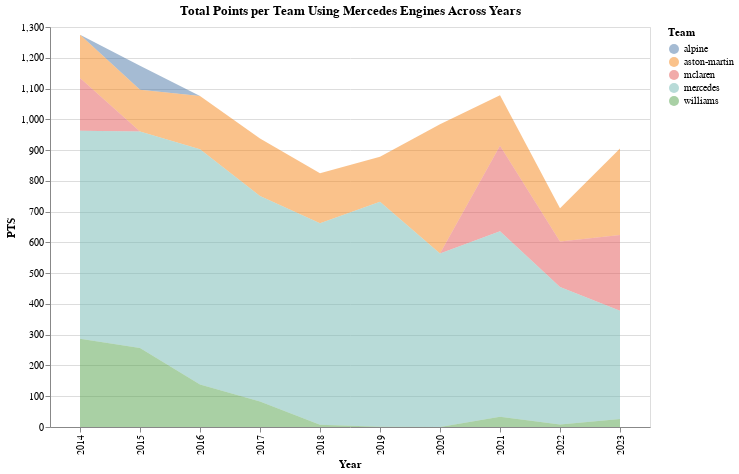

The notebook cell this image was saved under:
### Code cell
points_by_team_year_area_chart = alt.Chart(points_by_team_year).mark_area(opacity=0.5).encode(
    x='Year:O',
    y='PTS:Q',
    color='Team:N',
    tooltip=['Team', 'Year', 'PTS']
).properties(
    title='Total Points per Team Using Mercedes Engines Across Years',
    width=600,
    height=400
)

points_by_team_year_area_chart

### Figure 1 — Vega-Lite specification as saved in the notebook (floating-point values rounded to 4 significant figures)
{"config": {"view": {"continuousWidth": 300, "continuousHeight": 300}}, "data": {"name": "data-8926d17e5a32267532e99d48847940a0"}, "mark": {"type": "area", "opacity": 0.5}, "encoding": {"color": {"field": "Team", "type": "nominal"}, "tooltip": [{"field": "Team", "type": "nominal"}, {"field": "Year", "type": "quantitative"}, {"field": "PTS", "type": "quantitative"}], "x": {"field": "Year", "type": "ordinal"}, "y": {"field": "PTS", "type": "quantitative"}}, "height": 400, "title": "Total Points per Team Using Mercedes Engines Across Years", "width": 600, "$schema": "https://vega.github.io/schema/vega-lite/v5.14.1.json", "datasets": {"data-8926d17e5a32267532e99d48847940a0": [{"Team": "alpine", "Year": 2015, "PTS": 78}, {"Team": "aston-martin", "Year": 2014, "PTS": 141}, {"Team": "aston-martin", "Year": 2015, "PTS": 136}, {"Team": "aston-martin", "Year": 2016, "PTS": 173}, {"Team": "aston-martin", "Year": 2017, "PTS": 187}, {"Team": "aston-martin", "Year": 2018, "PTS": 163}, {"Team": "aston-martin", "Year": 2019, "PTS": 146}, {"Team": "aston-martin", "Year": 2020, "PTS": 420}, {"Team": "aston-martin", "Year": 2021, "PTS": 164}, {"Team": "aston-martin", "Year": 2022, "PTS": 108}, {"Team": "aston-martin", "Year": 2023, "PTS": 281}, {"Team": "mclaren", "Year": 2014, "PTS": 171}, {"Team": "mclaren", "Year": 2021, "PTS": 278}, {"Team": "mclaren", "Year": 2022, "PTS": 148}, {"Team": "mclaren", "Year": 2023, "PTS": 246}, {"Team": "mercedes", "Year": 2014, "PTS": 676}, {"Team": "mercedes", "Year": 2015, "PTS": 703}, {"Team": "mercedes", "Year": 2016, "PTS": 765}, {"Team": "mercedes", "Year": 2017, "PTS": 668}, {"Team": "mercedes", "Year": 2018, "PTS": 655}, {"Team": "mercedes", "Year": 2019, "PTS": 731}, {"Team": "mercedes", "Year": 2020, "PTS": 564}, {"Team": "mercedes", "Year": 2021, "PTS": 603}, {"Team": "mercedes", "Year": 2022, "PTS": 447}, {"Team": "mercedes", "Year": 2023, "PTS": 352}, {"Team": "williams", "Year": 2014, "PTS": 287}, {"Team": "williams", "Year": 2015, "PTS": 257}, {"Team": "williams", "Year": 2016, "PTS": 138}, {"Team": "williams", "Year": 2017, "PTS": 83}, {"Team": "williams", "Year": 2018, "PTS": 7}, {"Team": "williams", "Year": 2019, "PTS": 1}, {"Team": "williams", "Year": 2020, "PTS": 0}, {"Team": "williams", "Year": 2021, "PTS": 33}, {"Team": "williams", "Year": 2022, "PTS": 8}, {"Team": "williams", "Year": 2023, "PTS": 26}]}}
